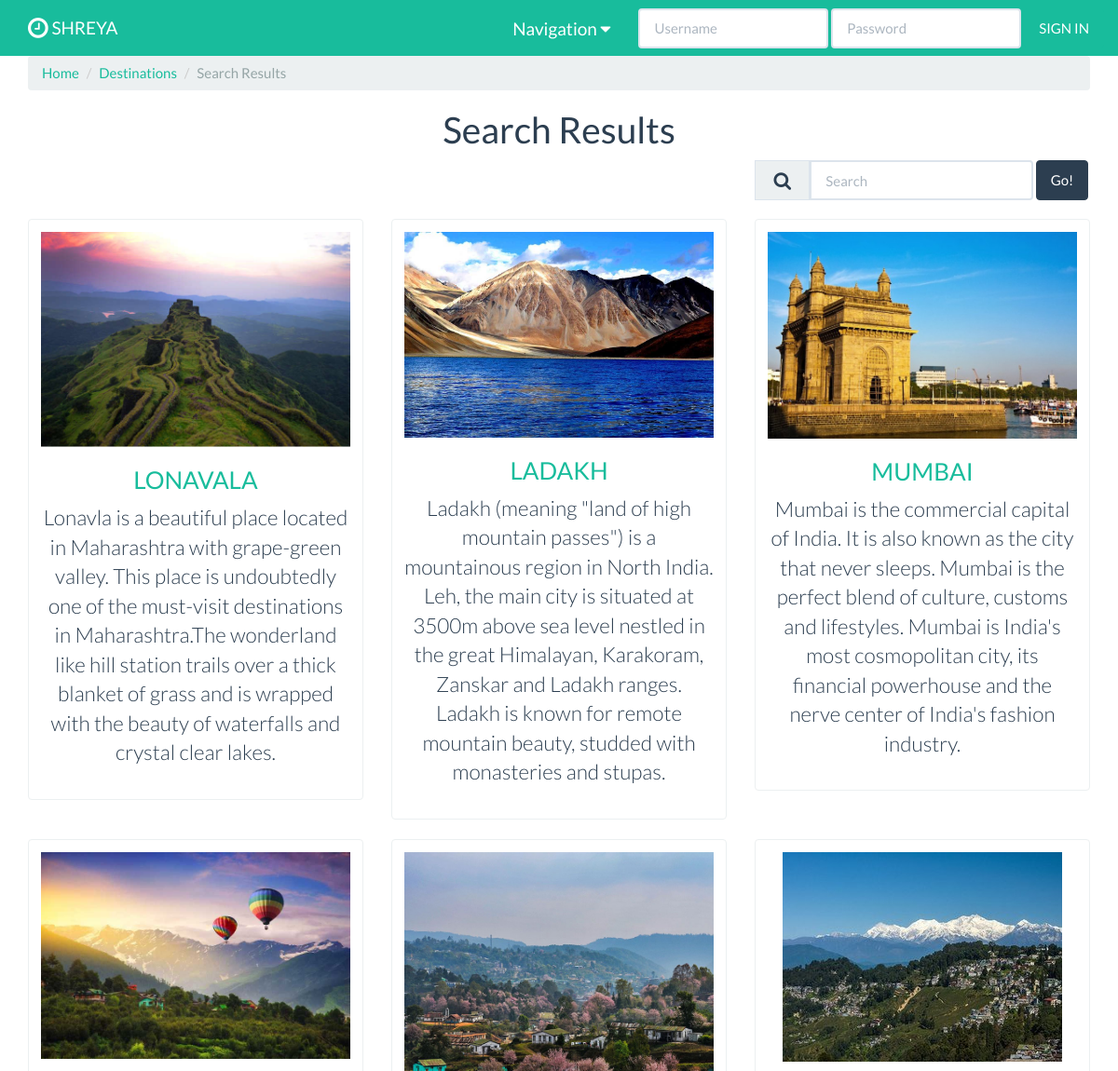
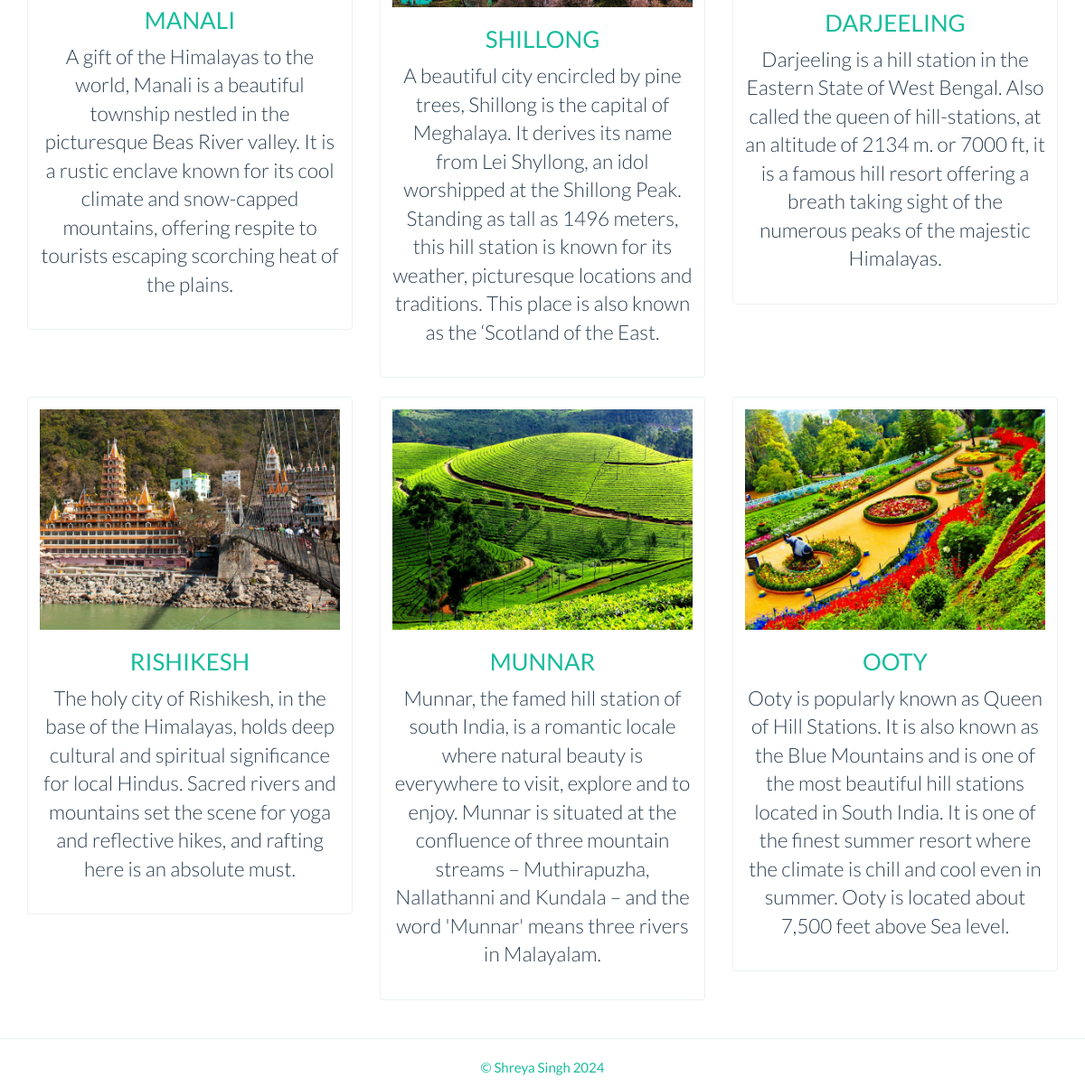
The app's page /searchDestinations.php with its own data (2 pictures, top to bottom).
### tables this page shows
CREATE TABLE `Destinations` (
  `Destination_id` int(15) UNSIGNED NOT NULL,
  `Destination_name` varchar(50) NOT NULL DEFAULT '',
  `Destination_year` int(6) NOT NULL,
  `Destination_rating` varchar(10) NOT NULL DEFAULT '',
  `Destination_bio` varchar(400) DEFAULT NULL,
  `Destination_img` varchar(200) NOT NULL
);

### includes/database.php (called while the page is built, shortened)
<?php
	$tblDestinations = "Destinations";
?>

### searchDestinations.php (the view, shortened to what this page needs)
<?php
require_once ('includes/header.php');
require_once('includes/database.php');
$name = $_GET['Destination'];
$query_str = "SELECT * FROM $tblDestinations WHERE Destination_name LIKE '%" .$name. "%' OR Destination_bio LIKE '%" .$name. "%'";
$result = $conn->query($query_str);
if (!$result) {
    $errno = $conn->errno;
    $errmsg = $conn->error;
    echo "Selection failed with: ($errno) $errmsg<br/>\n";
    $conn->close();
    exit;
} else {
    ?>
	<div class="container wrapper">
		<ul class="breadcrumb">
			<li><a href="index.php">Home</a></li>
			<li><a href="Destinations.php">Destinations</a></li>
			<li class="active">Search Results</li>
		</ul>
	    <h1 class="text-center">Search Results</h1>
	    <div class="row">
			<div class="col-xs-4 col-xs-offset-8">
				<form action="<?=$_SERVER['PHP_SELF']?>" class="form-inline search-form" method="get" role="form">
					<div class="input-group">
						<div class="input-group-addon"><i class="fa fa-search fa-lg"></i></div>
						<input type="text" name="Destination" placeholder="Search" id="Destinationsearch" class="form-control"/>
					</div>
					<button type="submit" class="btn btn-primary">Go!</button>
				</form>
			</div>
		</div>
    <?php
    	$num_rows = mysqli_num_rows($result);
    	if ($num_rows == 0) {
    		echo "<p class='lead text-center'>No results found for <strong>". $name . "</strong>. Please search again.</p>";
    	} else {
		$i = 0;
		while ( $result_row = $result->fetch_assoc() ) :
			$i++;
			if ($i == 1) :
	?>
			<div class="row">
			<?php endif; ?>
				<div class="col-xs-4">
					<div class="thumbnail">
						<div class="caption">
							<div class="text-center">
								<a href="Destinationdetails.php?id=<?php echo $result_row['Destination_id']?>">
									<img src="<?php echo $result_row['Destination_img'] ?>" />
								</a>
							</div>
								<h3 class="text-center">
									<?php
									echo "<a href='Destinationdetails.php?id=" . $result_row['Destination_id'] . "'>", $result_row['Destination_name'], "</a>";
									?>
								</h3>
								<p class="lead text-center"><?php echo $result_row['Destination_bio'] ?></p>
						</div>
					</div>
				</div>
		<?php if ($i == 3) : ?>
			</div>
		<?php $i=0; endif; endwhile; ?>
		</div>
  <?php
		}
	}
	include ('includes/footer.php');

### records on screen
destinations: Destination_img (picture), Destination_name "LONAVALA", Destination_bio "Lonavla is a beautiful place located in Maharashtra with grape-green valley. This place is undoubtedly one of the must-visit destinations in Maharashtra.The wonderland like hill station trails over a thick blanket of grass and is wrapped with the beauty of waterfalls and crystal clear lakes."
destinations: Destination_img (picture), Destination_name "LADAKH", Destination_bio "Ladakh (meaning \"land of high mountain passes\") is a mountainous region in North India. Leh, the main city is situated at 3500m above sea level nestled in the great Himalayan, Karakoram, Zanskar and Ladakh ranges. Ladakh is known for remote mountain beauty, studded with monasteries and stupas."
destinations: Destination_img (picture), Destination_name "MUMBAI", Destination_bio "Mumbai is the commercial capital of India. It is also known as the city that never sleeps. Mumbai is the perfect blend of culture, customs and lifestyles. Mumbai is India's most cosmopolitan city, its financial powerhouse and the nerve center of India's fashion industry."
destinations: Destination_img (picture), Destination_name "MANALI", Destination_bio "A gift of the Himalayas to the world, Manali is a beautiful township nestled in the picturesque Beas River valley. It is a rustic enclave known for its cool climate and snow-capped mountains, offering respite to tourists escaping scorching heat of the plains."
destinations: Destination_img (picture), Destination_name "SHILLONG", Destination_bio "A beautiful city encircled by pine trees, Shillong is the capital of Meghalaya. It derives its name from Lei Shyllong, an idol worshipped at the Shillong Peak. Standing as tall as 1496 meters, this hill station is known for its weather, picturesque locations and traditions. This place is also known as the ‘Scotland of the East."
destinations: Destination_img (picture), Destination_name "DARJEELING", Destination_bio "Darjeeling is a hill station in the Eastern State of West Bengal. Also called the queen of hill-stations, at an altitude of 2134 m. or 7000 ft, it is a famous hill resort offering a breath taking sight of the numerous peaks of the majestic Himalayas."
destinations: Destination_img (picture), Destination_name "RISHIKESH", Destination_bio "The holy city of Rishikesh, in the base of the Himalayas, holds deep cultural and spiritual significance for local Hindus. Sacred rivers and mountains set the scene for yoga and reflective hikes, and rafting here is an absolute must."
destinations: Destination_img (picture), Destination_name "MUNNAR", Destination_bio "Munnar, the famed hill station of south India, is a romantic locale where natural beauty is everywhere to visit, explore and to enjoy. Munnar is situated at the confluence of three mountain streams – Muthirapuzha, Nallathanni and Kundala – and the word 'Munnar' means three rivers in Malayalam."
destinations: Destination_img (picture), Destination_name "OOTY", Destination_bio "Ooty is popularly known as Queen of Hill Stations. It is also known as the Blue Mountains and is one of the most beautiful hill stations located in South India. It is one of the finest summer resort where the climate is chill and cool even in summer. Ooty is located about 7,500 feet above Sea level."
